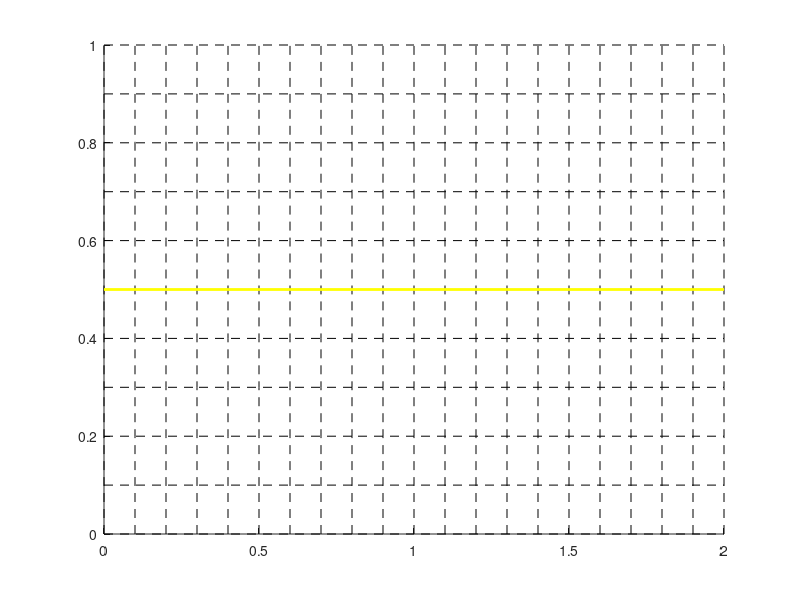

MATLAB code to generate this figure: (Note: this script raises an error after producing the figure.)
function[hplot]=draw_mat()

	global nx ny XXh YYh hplot
	
	xf=4;
	yf=2;
	nx=160;ny=80;dx=xf/nx;dy=yf/ny;

	x = 0:dx:xf;
	y = 0:dy:yf;
	
	xh=dx/2:dx:xf-dx/2;
	yh=dy/2:dy:yf-dy/2;
	
	
	[XX YY] = meshgrid(x,y);
	[XXh YYh] = meshgrid(xh,yh);
	
	
	dt=0.01;
	xc=1.0;yc=1.0;r=0.5;
	
	
	
	
	x=0.5*x;y=0.5*y;xh=0.5*xh;yh=0.5*yh;dx=0.5*dx;dy=0.5*dy;
	XX=0.5*XX;YY=0.5*YY;XXh=0.5*XXh;YYh=0.5*YYh;
	xc=0.5*xc;yc=0.5*yc;r=0.5*r;
	xf=0.5*xf;yf=0.5*yf;
	
	%	
	
	
	
	i=0:100-1;
	i=840;
	
	
	for step=i
		
		figure(2);shg;clf;hold on;
%		shg;clf;hold on;
		
		%plot(XX,YY,'k');
		%plot(XX',YY','k');
		x01=0:0.1:xf;
		y01=0:0.1:yf;
		
		[xx01 yy01]=meshgrid(x01,y01);
		hplot=plot(xx01,yy01,'k','linestyle','--');
		hplot=[hplot;plot(xx01',yy01','k','linestyle','--')];

		hplot=[hplot;plot([0 xf],[0.5*yf 0.5*yf],'color','y','linewidth',2)];
		
		%drawCircle();
		
		str_title=strcat('step:   ',num2str(step));
		%title(str_title);
		
		[frac vx vy d normal kappa iforce gp]=loadFiles(step);
		frac(:,1:2)=0.5*frac(:,1:2);
		T=step*dt;
		draw_interface(x,y,xh,yh,dx,dy,max(size(frac)),frac,normal,0.5*d);
		%draw_exact_interface(xc,yc,r,T);
		%draw_press(frac,iforce,max(size(frac)),dx,dy, gp)
		
		%rotate(hplot,[0 0 1],90);
		
		%draw_curv(frac,kappa,max(size(frac)),dx,dy);
		
		
		
	end
	
	
	
	%draw_frac(frac,max(size(frac)),dx,dy,0);
	
	
	
	
	%draw_v(frac,vx,max(size(frac)),dx,dy,1)
	%draw_v(frac,vy,max(size(frac)),dx,dy,2)
	
	%axis([0.2 0.8 0.2 0.8])
	%axis equal;
	%print (figure(1),'circulo.pdf', '-dpdflatexstandalone');
end

%function[frac vx vy d normal kappa press iforce]=loadFiles(step)
function[frac vx vy d normal kappa iforce gp]=loadFiles(step)
	
	
	str=strcat('data/',num2str(step),'_frac.txt');
	frac=load(str,'-ascii');
	
	str=strcat('data/',num2str(step),'_vx.txt');
	vx=1;%vx=load(str,'-ascii');
	
	str=strcat('data/',num2str(step),'_vy.txt');
	vy=1;%load(str,'-ascii');
	
	str=strcat('data/',num2str(step),'_d.txt');
	d=load(str,'-ascii');
	
	str=strcat('data/',num2str(step),'_norm.txt');
	normal=load(str,'-ascii');
	
	str=strcat('data/',num2str(step),'_curv.txt');
	kappa=1;%load(str,'-ascii');
	
%	str=strcat('data/',num2str(step),'_press.txt');
%	press=load(str,'-ascii');
	
	str=strcat('data/',num2str(step),'_if.txt');
	iforce=load(str,'-ascii');
	
	str=strcat('data/',num2str(step),'_gp.txt');
	gp = 1;
    %gp=load(str,'-ascii');
	
	
end

function[]=drawCircle()
  
  xc=0.5;yc=0.5;r=0.25;
  t=[0:0.01:2*pi];
  x=xc+r*cos(t);
  y=yc+r*sin(t);
  plot(x,y,'color','c','linewidth',2);
  
end

function[]=draw_frac(frac,n,dx,dy,ind)
	for i = 1:n
		x=frac(i,1);
		y=frac(i,2);
		f=frac(i,3);
		if ((f == 0 || f == 1))
			continue;
		end
		text(x,y+0.0*dy,num2str(f),'color','b');
		
		if(ind==1)
			text(x,y+0.25*dy,num2str(i-1),'color','r');
		end
		
	end
end

function[]=draw_v(frac,v,n,dx,dy,dim)
	
	color=0;
	d=[0 0];
	
	if(dim==1)
		d(dim)=dx;color='c';
	else
		d(dim)=dy;color='m';
	end
	
	for i = 1:n
		x=frac(i,1);
		y=frac(i,2);
		f=frac(i,3);
		ul=v(i,1);
		ur=v(i,2);
		if ((f == 0 || f == 1))
			continue;
		end
		pr=[x y] +0.5*d;
		pl=[x y] -0.5*d;
		
		text(pr(1),pr(2),num2str(ur),'color',color);
		text(pl(1),pl(2),num2str(ul),'color',color);
		
		if(dim==1)
			text(x+0.25*dx,y,num2str((ur-ul)/dx),'color','k');
		else
			text(x-0.25*dx,y,num2str((ur-ul)/dy),'color','k');
		end
		
	end
	
end

function[]=draw_curv(frac,kappa,m,dx,dy)
	
	for i = 1:m
		x=frac(i,1);
		y=frac(i,2);
		f=frac(i,3);
		
		curv=kappa(i,1);
		
		if(f==1||f==0)
			continue;
		end
		
		text(x,y-0.25*dy,num2str(curv),'color','g');
		
		
	end
end


function[]=draw_press(frac,iforce,m,dx,dy, gp)
	
	global nx ny XXh YYh
	d = abs(iforce - gp);
	d1=d(:,1).*d(:,1) + d(:,2).*d(:,2);
	
	
	sify=reshape(iforce(:,1),ny,nx);
	sifx=reshape(iforce(:,2),ny,nx);
	
	sgp = size(gp);
	
	gy=reshape(gp(:,1),ny,nx);
	gx=reshape(gp(:,2),ny,nx);
	
	normif=sqrt(sify.^2  + sifx.^2);
	
	normgp=sqrt(gy.^2  + gx.^2);
	
%	pressnew=reshape(press,ny,nx);
	
	sxh=size(XXh);
	syh=size(YYh);
%	sp=size(pressnew);
	
	
	
%	normifinf = (max(max(abs(normif))));
%	normgpinf = max((max(abs(normgp))));

	
	
	surfc(XXh,YYh,normgp);
	title(sprintf('Pressure gradient'));
	figure(2);clf;
	surfc(XXh,YYh,normif);
	title(sprintf('Interfacial force'));
%	figure(3);clf;
%	surfc(XXh,YYh, normifgp);
%	title(sprintf('Capillary pressure'));
	%contourf(XXh,YYh,reshape(press,ny,nx));
	%colorbar();
	%	disp('pausing...');
%	pause;
	return;
	
	press_aux=reshape(press,nx,ny);
	for i=1:0
		for j=1:ny
		plot(XX(i),YY(j));
		pause;
		text(XX(i),YY(j)-0.25*dy,num2str(press_aux(i,j)));
		pause;
		end
	end
	
	
	
	
	for i = 1:m
		x=frac(i,1);
		y=frac(i,2);
		f=frac(i,3);
		
		p=press(i,1);
		
		if(f==1||f==0)
			%continue;
		end
		
		text(x,y-0.25*dy,num2str(p),'color','g');
		plot(x,y,'color','g');
		pause;
		
	end
end

function[ ]=draw_interface(X,Y,Xh,Yh,dx,dy,n,Frac,Normal,distance)
	
	for i=1:n
		
		nx=Normal(i,1);ny=Normal(i,2);
		center=[Frac(i,1),Frac(i,2)];
		dc=distance(i);
		drawCell(nx,ny,dx,dy,center,dc,Frac(i,3),'k','k','k');
		
	end
	
end

function[]=draw_exact_interface(xc,yc,r,T)
	
	
	
	s=0:0.2:2*pi;
	x0=xc+r*cos(s);
	y0=yc+r*sin(s);
	
	u=@(t)1;u=@(t)sin(pi*t);
	v=@(t)0;v=@(t)0.4*cos(pi*t);
	
	x= x0 + quad(u,0,T);
	y= y0  + quad(v,0,T);
	
	%plot(x,y,'ob');
	
	y=r*sin(s)+xc;
	x=r*cos(s) +yc -4.0*y.*(y - 1.0).*T;
	
	plot(x,y,'ob');
	
end


function[]=drawCell(nx,ny,dx,dy,center,dc,frac,colorp,colorn,colora)
	global hplot;
	
	if(frac==0||frac==1)
		return;
	end
		
	if(nx*ny>0)
		
		[d] = trans_center_2_bl(dx,dy,nx,ny,dc);
		
		Rx=R(abs(d)-abs(nx)*dx);
		Ry=R(abs(d)-abs(ny)*dy);
		
		if(Rx==1&&Ry==1)
			P0=center+[(dc-0.5*ny*dy)/nx,0.5*dy]; 
			P1=center+[0.5*dx,(dc-0.5*nx*dx)/ny];
		elseif(Rx==0&&Ry==1)
			P0=center+[(dc-0.5*ny*dy)/nx,0.5*dy];
			P1=center+[(dc+0.5*ny*dy)/nx,-0.5*dy];
		elseif(Rx==1&&Ry==0)
			P0=center+[-0.5*dx,(dc+0.5*nx*dx)/ny];
			P1=center+[0.5*dx,(dc-0.5*nx*dx)/ny];
		elseif(Rx==0&&Ry==0)
			P0=center+[-0.5*dx,(dc+0.5*nx*dx)/ny];
			P1=center+[(dc+0.5*ny*dy)/nx,-0.5*dy];
		end
		vx=[P0(1),P1(1)];vy=[P0(2),P1(2)];
		PM=0.5*(P0+P1);
		hplot=[hplot;plot(vx,vy,'color',colorp,'linewidth',1.5)];
		axis equal;
		PH=PM+min(dx,dy)*[nx ny];
		%plot([PM(1),PH(1)],[PM(2),PH(2)],colora);
		%plot(PH(1),PH(2),'marker','.','color',colora);
		
	elseif(nx*ny<0)
		
		[d] = trans_center_2_br(dx,dy,nx,ny,dc);
		
		Rx=R(abs(d)-abs(nx)*dx);
		Ry=R(abs(d)-abs(ny)*dy);
		if(Rx==1&&Ry==1)
			P0=center+[(dc-0.5*ny*dy)/nx,0.5*dy]; 
			P1=center+[-0.5*dx,(dc+0.5*nx*dx)/ny];
		elseif(Rx==0&&Ry==1)
			P0=center+[(dc-0.5*ny*dy)/nx,0.5*dy]; 
			P1=center+[(dc+0.5*ny*dy)/nx,-0.5*dy];
		elseif(Rx==1&&Ry==0)
			P0=center+[0.5*dx,(dc-0.5*nx*dx)/ny];
			P1=center+[-0.5*dx,(dc+0.5*nx*dx)/ny];
		elseif(Rx==0&&Ry==0)
			P0=center+[0.5*dx,(dc-0.5*nx*dx)/ny];
			P1=center+[(dc+0.5*ny*dy)/nx,-0.5*dy];
		end
		vx=[P0(1),P1(1)];vy=[P0(2),P1(2)];
		PM=0.5*(P0+P1);
		hplot=[hplot;plot(vx,vy,'color',colorn,'linewidth',1.5)];
		axis equal;
		PH=PM+min(dx,dy)*[nx ny];
		%plot([PM(1),PH(1)],[PM(2),PH(2)],colora);
		%plot(PH(1),PH(2),'marker','.','color',colora);
	end
	
end

function [value] = solve_equation(Rx,Ry,nx,ny,area,dx,dy)

	A = (1-Rx-Ry)/abs(nx*ny);
	B = 2.0*(Rx*dx/abs(ny)+Ry*dy/abs(nx));
	C = -2.0*area-Rx*dx^2*abs(nx/ny)-Ry*dy^2*abs(ny/nx);
	
	if(A==0)
		value=-C/B;
		return;
	end
	
	x1=(-B+sqrt(B^2-4.0*A*C))/(2.0*A);
	x2=(-B-sqrt(B^2-4.0*A*C))/(2.0*A);
  
	value=[x1 x2];
end

function[d]=parallel_left_line_origin_center_DISTANCE(nx,ny,dx,dy,area,tol_n)
	
	if(abs(nx)<tol_n)
		n_x = 0;
		if(ny>0)
			n_y = 1;
		else
			n_y = -1;
		end
	else
		n_y=0;
		if(nx>0)
			n_x=1;
		else
			n_x=-1;
		end
	end
	
	if(n_x==-1)
		d=-area/dy;
	elseif(n_x==1)
		d=-(area/dy-dx);
	elseif(n_y==-1)
		d=-area/dx;
	elseif(n_y==1)
		d=-(area/dx-dy);
	end
	
end

function[d]=distance_from_center(nx,ny,dx,dy,AREA)
	
	tol_area=1e-8;
	tol_n=1e-8;
	
	if(abs(nx)<tol_n||abs(ny)<tol_n)
		
		d=parallel_left_line_origin_center_DISTANCE(nx,ny,dx,dy,AREA,tol_n);
		d=trans_bl_2_center(dx,dy,nx,ny,d);
		
	elseif(nx*ny>0)
		
		dLT=nx*(-0.5*dx)+ny*(0.5*dy);
		aLT=area_left_line_origin_center(nx,ny,dx,dy,dLT);
		
		dRB=nx*(0.5*dx)+ny*(-0.5*dy);
		aRB=area_left_line_origin_center(nx,ny,dx,dy,dRB);
		
		area=AREA;
		
		if(abs(area-aLT)<=tol_area)
			d=dLT;
			return;
		elseif(abs(area-aRB)<=tol_area)
			d=dRB;
			return;
		end
		
		if(nx>0)
			area=dx*dy-AREA;
			aLT=dx*dy-aLT;
			aRB=dx*dy-aRB;
		end
		
		amax=max(aLT,aRB);
		amin=min(aLT,aRB);
		
		if(area>amax)
			Rx=1;Ry=1;
			d=solve_equation(Rx,Ry,nx,ny,area,dx,dy);
			d=min(d);
		elseif(area<amax&&area>amin)
			if(aRB>aLT)
				Rx=0;Ry=1;
			else
				Rx=1;Ry=0;
			end
			d=solve_equation(Rx,Ry,nx,ny,area,dx,dy);
		elseif(area<amin)
			Rx=0;Ry=0;
			d=solve_equation(Rx,Ry,nx,ny,area,dx,dy);
			d=max(d);
		end
		d=sign(nx)*d;
		d=trans_bl_2_center(dx,dy,nx,ny,d);
	elseif(nx*ny<0)
		
		dLB=nx*(0.5*dx)+ny*(0.5*dy);
		aLB=area_left_line_origin_center(nx,ny,dx,dy,dLB);
		
		dRT=nx*(-0.5*dx)+ny*(-0.5*dy);
		aRT=area_left_line_origin_center(nx,ny,dx,dy,dRT);
		printf('aRTold=%f aLBold=%f\n',aRT,aLB);
		area=AREA;
		
		if(abs(area-aRT)<=tol_area)
			d=dRT;
			return;
		elseif(abs(area-aLB)<=tol_area)
			d=dLB;
			return;
		end
		
		if(nx<0)
			area=dx*dy-AREA;
			aRT=dx*dy-aRT;
			aLB=dx*dy-aLB;
		end
		
		amax=max(aRT,aLB);
		amin=min(aRT,aLB);
		printf('aRTold2=%f aLBold2=%f\n',aRT,aLB);
    
		if(area>amax)
			Rx=1;Ry=1;
			d=solve_equation(Rx,Ry,nx,ny,area,dx,dy);
			d=min(d); 
		elseif(area>amin&&area<amax)
			if(aRT>aLB)
				Rx=0;Ry=1;
			else
				Rx=1;Ry=0;
			end
			d=solve_equation(Rx,Ry,nx,ny,area,dx,dy);
      printf('dRT=%f dLB=%f\n',dRT,dLB);
      printf('aRT=%f aLB=%f\n',aRT,aLB);
      printf('Rx=%d Ry=%d nx=%f ny=%f\n',Rx,Ry,nx,ny);
      printf('Passei Aquisson: dvec[0]=%f dvec[1]=%f area=%f',d,d,area);
		elseif(area<amin)
			Rx=0;Ry=0;
			d=solve_equation(Rx,Ry,nx,ny,area,dx,dy);
			d=max(d);
		end
		d=-sign(nx)*d;
		d=trans_br_2_center(dx,dy,nx,ny,d);
		printf('d=%f\n',d);
	end
	
	
	
	
end


function[area]=parallel_left_line_origin_center_AREA(nx,ny,dx,dy,d_from_center,tol_n)
	
	if(abs(nx)<tol_n)
		n_x=0;
		if(ny>0)
			n_y=1;
		else
			n_y=-1;
		end
	else
		n_y=0;
		if(nx>0)
			n_x=1;
		else
			n_x=-1;
		end
	end
	
	d = trans_center_2_bl(dx,dy,nx,ny,d_from_center);
	
	if(n_x==-1)
		area=-d*dy;
	elseif(n_x==1)
		area=dy*(dx-d);
	elseif(n_y==-1)
		area=-d*dx;
	elseif(n_y==1)
		area=dx*(dy-d);
	end
	
end

function [area] = area_left_line_origin_center(nx,ny,dx,dy,d_from_center)
	
	n_x   = abs(nx);
	n_y   = abs(ny);
	
	tol_n = 1e-8;
	
	srt = left_right([0.5*dx 0.5*dy],nx,ny,d_from_center);
	srb = left_right([0.5*dx -0.5*dy],nx,ny,d_from_center);
	slt = left_right([-0.5*dx 0.5*dy],nx,ny,d_from_center);
	slb = left_right([-0.5*dx -0.5*dy],nx,ny,d_from_center);
	
	if(srt<=0&&srb<=0&&slt<=0&&slb<=0)
		area = dx*dy;
		%disp('$$$$$$$$$$  FULL $$$$$$$$$$');
		return
	elseif(srt>=0&&srb>=0&&slt>=0&&slb>=0)
		area = 0.0;
		%disp('$$$$$$$$  EMPTY  $$$$$$$$$$' );
		return;
	end
	
	if(n_x <= tol_n||n_y <= tol_n)
		[area] = parallel_left_line_origin_center_AREA(nx,ny,dx,dy,d_from_center,tol_n);
		return;
	end
	
	if(nx*ny>0)
		d = trans_center_2_bl(dx,dy,nx,ny,d_from_center);
	else
		d = trans_center_2_br(dx,dy,nx,ny,d_from_center);
	end
	
	d      = abs(d);
	
	aux1   = 1/(2.0*n_x*n_y);
	auxx   = d - n_x*dx;
	auxx_1 = (auxx)^2.0;
	auxy   = d - n_y*dy;
	auxy_1 = (auxy)^2.0;
	
	area   = aux1*(d^2 - R(auxx)*auxx_1 - R(auxy)*auxy_1);
	
	if(ny>0)
		area=dx*dy-area;
	end
	
end

function [side] = left_right(P,n_x,n_y,d)
	side = sign(-n_x*P(1) - n_y*P(2) + d);
end

function [d_from_bl] = trans_center_2_bl(dx,dy,n_x,n_y,d_from_center)
	d_from_bl = d_from_center +	n_x*0.5*dx + n_y*0.5*dy;
end

function [d_from_center] = trans_bl_2_center(dx,dy,nx,ny,d_from_bl)
	d_from_center = d_from_bl - nx*0.5*dx - ny*0.5*dy;
end

function [d_from_br] = trans_center_2_br(dx,dy,n_x,n_y,d_from_center)
	d_from_br = d_from_center - n_x*0.5*dx + n_y*0.5*dy;
end

function[d_from_center]=trans_br_2_center(dx,dy,n_x,n_y,d_from_br)
	d_from_center = d_from_br	+ n_x*0.5*dx - n_y*0.5*dy;
end

function [value] = R(x)
	if (x<= 0.0)
		value = 0.0;
	else
		value = 1.0;
	end	
end
